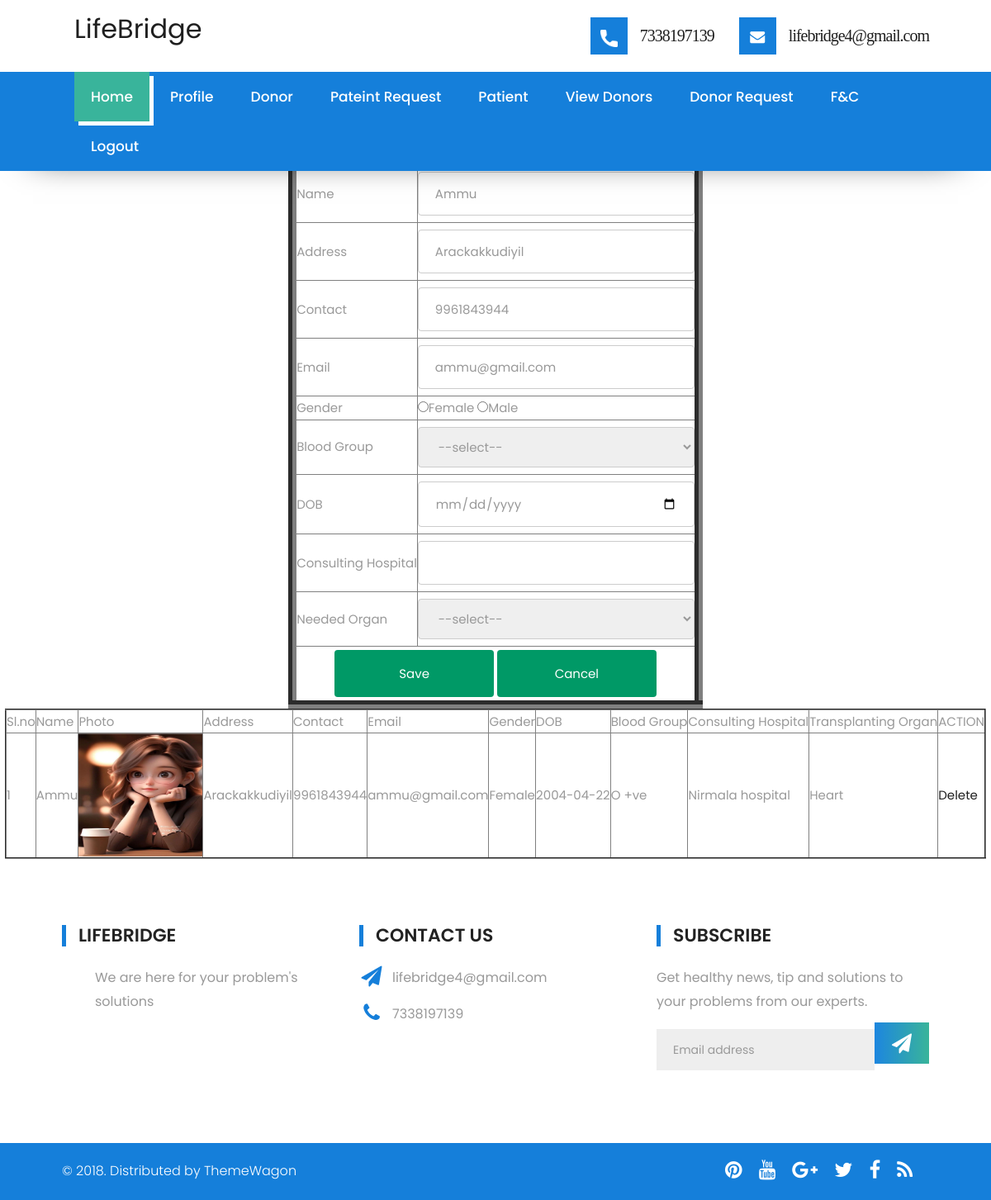
/User/patient/ (signed in), run on the app's committed database.
### Guest/models.py (models this page shows)
class tbl_user(models.Model):
    user_name=models.CharField(max_length=20)
    user_email=models.CharField(max_length=20)
    user_contact=models.CharField(max_length=20)
    user_address=models.CharField(max_length=20)
    user_district=models.CharField(max_length=20)
    user_place=models.ForeignKey(tbl_place,on_delete=models.CASCADE)
    user_photo=models.FileField(upload_to='user/')
    user_proof=models.FileField(upload_to='user/')
    user_password=models.CharField(max_length=20)

### User/models.py (models this page shows)
class tbl_patient(models.Model):
    user=models.ForeignKey(tbl_user,on_delete=models.CASCADE)
    patient_gender=models.CharField(max_length=20)
    patient_bloodgroup=models.ForeignKey(tbl_bloodgroup, on_delete=models.CASCADE,null=True)
    patient_DOB=models.CharField(max_length=20)
    patient_consultinghospital=models.CharField(max_length=20)
    organdata=models.ForeignKey(tbl_organ, on_delete=models.CASCADE,null=True)

### Admin/models.py (models this page shows)
class tbl_bloodgroup(models.Model):
   bloodgroup_name=models.CharField(max_length=20)

class tbl_organ(models.Model):
   organ_name=models.CharField(max_length=20)

### User/views.py (the view)
# urls.py: path("patient/",views.patient,name="Patient"),
def patient(request):
    user_data=tbl_user.objects.get(id=request.session['userid'])
    patient_data=tbl_patient.objects.filter(user=user_data)
    blood = tbl_bloodgroup.objects.all()
    org = tbl_organ.objects.all()
    if request.method == 'POST':
        org_data = tbl_organ.objects.get(id=request.POST.get("neededorgan"))
        sel_blood = tbl_bloodgroup.objects.get(id=request.POST.get("txt_bloodgroup"))
        tbl_patient.objects.create(user=user_data,
        patient_gender=request.POST.get("rdo_gender"),
        patient_bloodgroup=sel_blood,
        patient_DOB=request.POST.get("txt_dob"),
        patient_consultinghospital=request.POST.get("txt_hospital"),
        organdata=org_data)
        return redirect("User:Patient")
    else:
        return render(request,"User/Patient.html",{'patient':patient_data,"bloodgroup":blood,"neededorgan":org,'user':user_data})

### User/Templates/User/Patient.html (shortened to what this page needs)
{% extends 'User/Header.html' %}
{% load static %}
{% block content %}
<!DOCTYPE html>
<html lang="en">
<head>
</head>
<body>
    <br><br><br><br><br><br><br>
    <form action="" method="POST" enctype="multipart/form-data">
        <table align="center" border="10" cellpadding="5">
            <tr>
                <td>Name</td>
                <td><input type="text" name="txt_name" value="{{user.user_name}}"></td>
            </tr>
            <tr>
                <td>Address</td>
                <td><input type="text" name="txt_address" value="{{user.user_address}}" ></td>
            </tr>
            <tr>
                <td>Contact</td>
                <td><input type="number" name="txt_contact" value="{{user.user_contact}}"></td>
            </tr>
            <tr>
                <td>Email</td>
                <td><input type="email" name="txt_email" value="{{user.user_email}}"></td>
            </tr>
            <tr>
                <td>Gender</td>
                <td><input type="radio" name="rdo_gender" value="Female">Female
                    <input type="radio" name="rdo_gender" value="Male">Male
                </td>
            </tr>
            <tr>
                <td>Blood Group</td>
                <td><select name="txt_bloodgroup" id="bloodgroup">
                        <option value="">--select--</option>
                    </select></td>
            </tr>
            <tr>
                <td>DOB</td>
                <td><input type="date" name="txt_dob"></td>
            </tr>
            <tr>
                <td>Consulting Hospital</td>
                <td><input type="text" name="txt_hospital"></td>
            </tr>
            <td>Needed Organ</td>
            <td><select name="neededorgan" id="neededorgan" >
                    <option value="">--select--</option>
                </select></td>
            <tr>
                <td colspan="2" align="center"><input type="submit" name="btn_save" value="Save">
                    <input type="reset" name="btn_cancel" value="Cancel">
                </td>
            </tr>
        </table>
        <table align="center" border="2">
            <tr>
                <td>Sl.no</td>
                <td>Name</td>
                <td>Photo</td>
                <td>Address</td>
                <td>Contact</td>
                <td>Email</td>
                <td>Gender</td>
                <td>DOB</td>
                <td>Blood Group</td>
                <td>Consulting Hospital</td>
                <td>Transplanting Organ</td>
                <td>ACTION</td>
            </tr>
            {% for i in patient %}
            <tr>
                <td>{{forloop.counter}}</td>
                <td>{{i.user.user_name}}</td>
                <td><img src="{{i.user.user_photo.url}}" width="150" height="150"></td>
                <td>{{i.user.user_address}}</td>
                <td>{{i.user.user_contact}}</td>
                <td>{{i.user.user_email}}</td>
                <td>{{i.patient_gender}}</td>
                <td>{{i.patient_DOB}}</td>
                <td>{{i.patient_bloodgroup.bloodgroup_name}}</td>
                <td>{{i.patient_consultinghospital}}</td>
                <td>{{i.organdata.organ_name}}</td>
                <td><a href="{% url 'User:DelPatient' i.id  %}"> Delete
                    </a></td>
            </tr>
            {% endfor %}
        </table>
    </form>
</body>
</html>
{% endblock content %}

### User/Templates/User/Header.html (shortened to what this page needs)
{% load static %}
<!DOCTYPE html>
<html lang="en">
   <link rel="stylesheet" href="{% static 'Main/css/bootstrap.min.css'%}">
   <link rel="stylesheet" href="{% static 'Main/style.css'%}">
   <link rel="stylesheet" href="{% static 'Main/css/colors.css'%}">
   <link rel="stylesheet" href="{% static 'Main/css/versions.css'%}">
   <link rel="stylesheet" href="{% static 'Main/css/responsive.css'%}">
   <link rel="stylesheet" href="{% static 'Main/css/custom.css'%}">
   <link rel="stylesheet" href="{% static 'Form.css'%}">
   </head>
   <body class="clinic_version">
      <header>
         <div class="header-top wow fadeIn">
            <div class="container">
               <a class="navbar-brand" href="index.html" style="font-size: xx-large;">LifeBridge</a>
               <div class="right-header">
                  <div class="header-info">
                     <div class="info-inner">
                        <span class="icontop"><img src="{% static 'Main/images/phone-icon.png'%}" alt="#"></span>
                        <span class="iconcont"><a href="tel:800 123 456">7338197139</a></span>
                     </div>
                     <div class="info-inner">
                        <span class="icontop"><i class="fa fa-envelope" aria-hidden="true"></i></span>
                        <span class="iconcont"><a data-scroll href="mailto:info@yoursite.com">lifebridge4@gmail.com</a></span>
                     </div>
                  </div>
               </div>
            </div>
         </div>
         <div class="header-bottom wow fadeIn">
            <div class="container">
               <nav class="main-menu">
                  <div id="navbar" class="navbar-collapse collapse">
                     <ul class="nav navbar-nav">
                        <li><a class="active" href="{% url 'User:Home' %}">Home</a></li>
                      <li><a data-scroll href="{%url 'User:MyProfile' %}">Profile</a></li>
                      <li><a data-scroll href="{% url 'User:donateform' %}">Donor</a></li>
                      <li><a data-scroll href="{% url 'User:ViewPateintRequest' %}">Pateint Request</a></li>
						<li><a data-scroll href="{% url 'User:Patient' %}">Patient</a></li>
                         <li><a data-scroll href="{% url 'User:ViewDonors' %}">View Donors</a></li>
                         <li><a data-scroll href="{% url 'User:ViewDonorRequest' %}">Donor Request</a></li>
                        <li><a data-scroll href="{% url 'User:Complaint' %}">F&C</a></li>
                        <li><a data-scroll href="{% url 'User:logout' %}">Logout</a></li>
                     </ul>
                  </div>
               </nav>
            </div>
         </div>
      </header>
      {% block content  %}
      {% endblock content %}
     <footer id="footer" class="footer-area wow fadeIn">
        <div class="container">
           <div class="row">
              <div class="col-md-4">
                 <div class="footer-info padding">
                    <h3>LIFEBRIDGE</h3>
                    <p>We are here for your problem's solutions</p>
                 </div>
              </div>
              <div class="col-md-4">
                 <div class="footer-info padding">
                    <h3>CONTACT US</h3>
                    <p><i class="fa fa-paper-plane" aria-hidden="true"></i> lifebridge4@gmail.com</p>
                    <p><i class="fa fa-phone" aria-hidden="true"></i> 7338197139</p>
                 </div>
              </div>
              <div class="col-md-4">
                 <div class="subcriber-info">
                    <h3>SUBSCRIBE</h3>
                    <p>Get healthy news, tip and solutions to your problems from our experts.</p>
                    <div class="subcriber-box">
                       <form id="mc-form" class="mc-form">
                          <div class="newsletter-form">
                             <input type="email" autocomplete="off" id="mc-email" placeholder="Email address" class="form-control" name="EMAIL">
                             <button class="mc-submit" type="submit"><i class="fa fa-paper-plane"></i></button>
                          </div>
                       </form>
                    </div>
                 </div>
              </div>
           </div>
        </div>
     </footer>
     <div class="copyright-area wow fadeIn">
        <div class="container">
           <div class="row">
              <div class="col-md-8">
                 <div class="footer-text">
                    <p>© 2018. Distributed by <a id="tw" href="https://themewagon.com/" target="_blank">ThemeWagon</a></p>
                 </div>
              </div>
              <div class="col-md-4">
                 <div class="social">
                    <ul class="social-links">
                       <li><a href=""><i class="fa fa-rss"></i></a></li>
                       <li><a href=""><i class="fa fa-facebook"></i></a></li>
                       <li><a href=""><i class="fa fa-twitter"></i></a></li>
                       <li><a href=""><i class="fa fa-google-plus"></i></a></li>
                       <li><a href=""><i class="fa fa-youtube"></i></a></li>
                       <li><a href=""><i class="fa fa-pinterest"></i></a></li>
                    </ul>
                 </div>
              </div>
           </div>
        </div>
     </div>
  </body>
</html>

### Guest/static/Main/style.css (style rules this page uses)
body { color: #999; font-size: 15px; font-family: 'Source Sans Pro', sans-serif; line-height: 1.80857; }
#tw { color: #fff; }
a { color: #1f1f1f; text-decoration: none !important; outline: none !important; -webkit-transition: all .3s ease-in-out; -moz-transition: all .3s ease-in-out; -ms-transition: all .3s ease-in-out; -o-transition: all .3s ease-in-out; transition: all .3s ease-in-out; }
h1, h2, h3, h4, h5, h6 { letter-spacing: 0; font-weight: normal; position: relative; padding: 0 0 10px 0; font-weight: normal; line-height: 120% !important; color: #1f1f1f; margin: 0 }
h3 { font-size: 18px }
a { color: #1f1f1f; text-decoration: none; outline: none; }
a, .btn { text-decoration: none !important; outline: none !important; -webkit-transition: all .3s ease-in-out; -moz-transition: all .3s ease-in-out; -ms-transition: all .3s ease-in-out; -o-transition: all .3s ease-in-out; transition: all .3s ease-in-out; }
.navbar-nav li { position: relative; }

### Guest/static/Main/css/versions.css (style rules this page uses)
body.clinic_version { font-family: 'Roboto', sans-serif; }

### Guest/static/Main/css/responsive.css (style rules this page uses)
@media (max-width: 1200px) { .container { width: 90%; } }

### Guest/static/Main/css/custom.css (style rules this page uses)
* { font-family: 'Poppins', sans-serif; }
h1,h2,h3,h4,h5,h6 { font-family: 'Poppins', sans-serif; }
p { font-family: 'Poppins', sans-serif; font-size: 16px; font-weight: 300; }
.header-bottom { float: left; width: 100%; background: #157fda; }
header { float: left; width: 100%; position: fixed; z-index: 5; background: #fff; box-shadow: 0 20px 40px -40px #000; top: 0; }
.header-bottom nav.main-menu { margin: 0; padding: 0; border: none; background: transparent; float: left; }
.header-bottom nav.main-menu ul.nav.navbar-nav > li a { color: #fff; font-size: 15px; padding: 20px 20px; text-transform: uppercase; letter-spacing: 0; font-weight: 700; }
.header-bottom nav.main-menu ul.nav.navbar-nav > li a:hover, .header-bottom nav.main-menu ul.nav.navbar-nav > li a:focus, .header-bottom nav.main-menu ul.nav.navbar-nav > li a.active { color: #fff; background: #39b49b; box-shadow: 5px 5px 0 0px #fff; }
.header-top { float: left; width: 100%; padding: 10px 0; }
.header-top .navbar-brand { float: left; height: auto; }
.right-header { float: right; margin:11px 0; }
.header-info { float: left; width: 100%; }
.info-inner { float: left; }
.info-inner span.icontop { float: left; background: #157fda; width: 45px; height: 45px; text-align: center; line-height: normal; padding: 10px 12px; margin-right: 15px; color: #fff; font-size: 18px; transition: ease all 1s; }
.iconcont { float: left; font-size: 20px; letter-spacing: -1px; margin: 4px 0; }
.info-inner { float: left; margin-left: 50px; }
.info-inner span.icontop img { width:100%; }
.footer-info h3 { font-size: 16px; font-weight: 400; color: #fff; }
.footer-area { background: #fff; padding: 80px 0px; color: #fff; font-size: 14px; float: left; width: 100%; }
.footer-area p { color: #999; font-size: 16px; font-weight: 400; }
.footer-info { float: left; width: 100%; margin: 0; padding: 0; position: relative; }
.footer-info h3, .subcriber-info h3 { color: #222; font-size: 22px; font-weight: 600; border-left: solid #157fda 5px; padding: 0 0 0 15px; margin-bottom: 24px; }
.copyright-area { padding: 20px 0px; background: #157fda; color: #fff; float:left; width:100%; }
.footer-text p { margin: 0; }
.footer-text p { margin: 0; color: #fff; }
.social-links li a i { color: #fff; font-size: 24px; margin-right: 20px; }
.footer-info i { position: absolute; left: 0; font-size: 25px; width: 30px; text-align: center; color: #157fda; }
.footer-info p { padding-left: 40px; margin-bottom: 15px; }
.social-links { padding: 0; list-style: none; float: left; width: 100%; margin:0; }
.social-links { float:left; }
.social-links li { float: right; margin: 0; }
.footer-info p { padding-left: 40px; }
.newsletter-form input { display: inline-block; height: 50px; width: 80%; padding: 5px 20px; background: #eee; float: left; border-radius: 0; border: none; box-shadow: none; }
.newsletter-form .mc-submit { height: 50px; width: 20%; font-weight: bold; color: #fff; background: linear-gradient(to right, #1d86df 0%, #39b49a 100%); border: none; font-size: 24px; position: relative; display: inline-block; float: left; text-align: center; }
.iconcont a { font-family: 'Arvo', serif; }
.header-bottom nav.main-menu ul.nav.navbar-nav > li a { color: #fff; font-size: 17px; padding: 20px 20px; text-transform: none; letter-spacing: 0; font-weight: 500; margin-right: 5px; }
@media (min-width:1200px) and (max-width:1240px) { .info-inner { float: left;margin-left: 30px; } }

### data on the page
tbl_user: txt_name "Ammu", txt_address "Arackakkudiyil", txt_contact "9961843944", txt_email "ammu@gmail.com"
tbl_patient: user.user_name "Ammu", user.user_photo (picture), user.user_address "Arackakkudiyil", user.user_contact "9961843944", user.user_email "ammu@gmail.com", patient_gender "Female", patient_DOB "2004-04-22", patient_bloodgroup.bloodgroup_name "O +ve", patient_consultinghospital "Nirmala hospital", organdata.organ_name "Heart"
